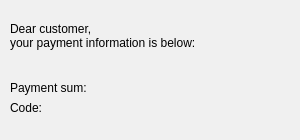
<?xml version="1.0" encoding="UTF-8"?>
<ui version="4.0">
 <class>BankMessage</class>
 <widget class="QDialog" name="BankMessage">
  <property name="geometry">
   <rect>
    <x>0</x>
    <y>0</y>
    <width>300</width>
    <height>140</height>
   </rect>
  </property>
  <property name="windowTitle">
   <string>Dialog</string>
  </property>
  <property name="styleSheet">
   <string notr="true">background-color: rgb(240, 240, 240);</string>
  </property>
  <widget class="QLabel" name="label">
   <property name="geometry">
    <rect>
     <x>10</x>
     <y>10</y>
     <width>251</width>
     <height>51</height>
    </rect>
   </property>
   <property name="styleSheet">
    <string notr="true">font: 12pt &quot;Arial&quot;;</string>
   </property>
   <property name="text">
    <string>Dear customer, 
your payment information is below:</string>
   </property>
   <property name="scaledContents">
    <bool>false</bool>
   </property>
   <property name="indent">
    <number>-1</number>
   </property>
  </widget>
  <widget class="QLabel" name="label_2">
   <property name="geometry">
    <rect>
     <x>10</x>
     <y>80</y>
     <width>101</width>
     <height>16</height>
    </rect>
   </property>
   <property name="styleSheet">
    <string notr="true">font: 12pt &quot;Arial&quot;;</string>
   </property>
   <property name="text">
    <string>Payment sum: </string>
   </property>
  </widget>
  <widget class="QLabel" name="label_3">
   <property name="geometry">
    <rect>
     <x>10</x>
     <y>100</y>
     <width>51</width>
     <height>16</height>
    </rect>
   </property>
   <property name="minimumSize">
    <size>
     <width>0</width>
     <height>6</height>
    </size>
   </property>
   <property name="maximumSize">
    <size>
     <width>16777215</width>
     <height>16</height>
    </size>
   </property>
   <property name="styleSheet">
    <string notr="true">font: 12pt &quot;Arial&quot;;</string>
   </property>
   <property name="text">
    <string>Code:</string>
   </property>
  </widget>
  <widget class="QLabel" name="PaymentSum">
   <property name="geometry">
    <rect>
     <x>115</x>
     <y>80</y>
     <width>161</width>
     <height>16</height>
    </rect>
   </property>
   <property name="styleSheet">
    <string notr="true">font: 12pt &quot;Arial&quot;;
font: italic 12pt &quot;Arial&quot;;</string>
   </property>
   <property name="text">
    <string/>
   </property>
  </widget>
  <widget class="QLineEdit" name="Code">
   <property name="geometry">
    <rect>
     <x>60</x>
     <y>100</y>
     <width>51</width>
     <height>16</height>
    </rect>
   </property>
   <property name="minimumSize">
    <size>
     <width>0</width>
     <height>16</height>
    </size>
   </property>
   <property name="maximumSize">
    <size>
     <width>16777215</width>
     <height>16</height>
    </size>
   </property>
   <property name="styleSheet">
    <string notr="true">border: none;
font: italic 12pt &quot;Arial&quot;;
font: 900 11pt &quot;Arial Black&quot;;</string>
   </property>
   <property name="text">
    <string/>
   </property>
   <property name="readOnly">
    <bool>true</bool>
   </property>
  </widget>
 </widget>
 <resources/>
 <connections/>
</ui>
